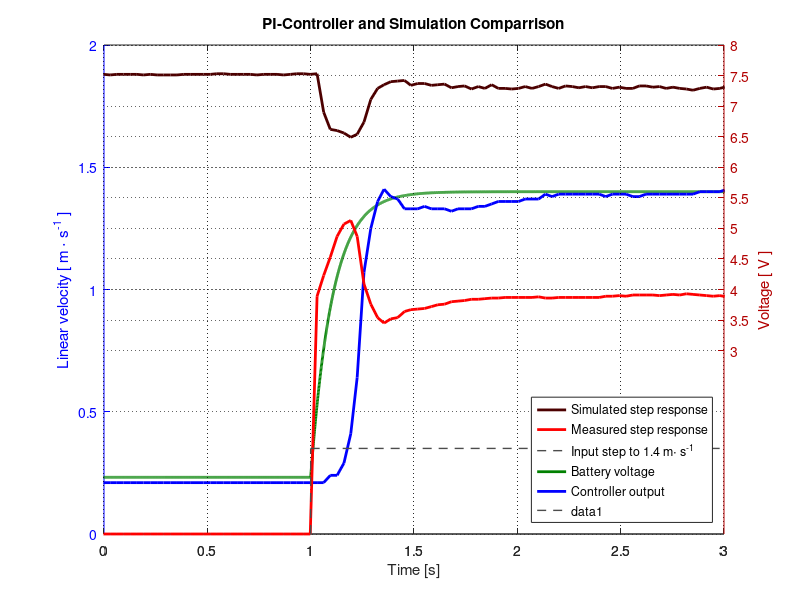

MATLAB code for this plot:
p = get(gcf, 'Position')           % These two lines makes the figuresappear the same
set(0, 'DefaultFigurePosition', p) % place on the screen as where you left them last
clear all
close all;
clc;

%csvwrite('simulationPIcalculated.csv', ScopeData3);
simData = csvread('simulationPIcalculated.csv', 0, 0);
simData(:,1) = simData(:,1)-2

data = csvread('LOG00294.csv'); % step 294 for calculated PI controller
                                % step 288 for tuned PI controller
                                % step 299 for P controller with feed forward
                                % step 316 (without) and 322 (width) anti-windup

%data = csvread('LOG00217.csv');%, 0, 0); 18 to 22    use step 16
data(:,1) = (data(:,1)-3970)/1000;
%data1 = csvread('LOG00224.csv');%, 0, 0);
%data1(:,1) = (data1(:,1)-4035)/1000;
%data2 = csvread('LOG00225.csv');%, 0, 0);
%data2(:,1) = (data2(:,1)-4035)/1000;
%data3 = csvread('LOG00227.csv');%, 0, 0);
%data3(:,1) = (data3(:,1)-4035)/1000;

%data(:,3) = data(:,3);%-5.5;

[AX, vel, bat] = plotyy( simData(:,1), simData(:,2), data(:,1), data(:,3));
%AX, vel, bat] = plotyy( data(:,1), data(:,2), data(:,1), data(:,3));
set(AX,'NextPlot','add')
plot(AX(1), data(:,1), data(:,2), 'Color', [0 0 1], 'LineWidth', 2);
pAdd = plot(AX(2), data(:,1), data(:,4) );
set(pAdd, 'Color', [1 0 0], 'LineWidth', 2 );


%pAdd = plot(AX(1), data(:,1), data(:,5) );
%set(pAdd, 'Color', [0 .5 0], 'LineWidth', 2 );

set(AX(1),'xlim',[0 3], 'ylim', [0 2], 'ycolor', [0 0 1]);
set(vel, 'Color', [0 .5 0], 'LineWidth', 2);
set(AX(2),'xlim',[0 3], 'ylim', [0 8], 'ycolor', [.7 0 0]);
set(bat, 'Color', [.3 0 0], 'LineWidth', 2);

hline = line([1 10], [1.4 1.4]);
%hline = line([1 10], [2 2]);
set(hline, 'Color', [.3 .3 .3], 'LineWidth', 1, 'LineStyle', '--');

legend('Simulated step response', 'Measured step response', 'Input step to 1.4 m\cdot s^{-1}', 'Battery voltage', 'Controller output', 'Location', 'southeast')
%legend('Measured step response', 'Input step to 2 m\cdot s^{-1}', 'Battery voltage', 'Controller output', 'Location', 'southeast')

hline = line([1 1], [0 1.4]);
%hline = line([1 1], [0 2]);
set(hline, 'Color', [.3 .3 .3], 'LineWidth', 1, 'LineStyle', '--');

%hline = line([1.129 1.129], [0 3]);
%set(hline, 'Color', [0 0 0], 'LineWidth', 1.3, 'LineStyle', ':');

%%%%%plot( data(:,1), data(:,3), 'k', 'LineWidth', 2);
%scatter( data(:,1), data(:,2), 100, [0 .3 0], '.' );


%plot( simData(:,1), simData(:,4), 'r', 'LineWidth', 2);
%plot( data1(:,1), data1(:,2), 'b', 'LineWidth', 2);
%scatter( data1(:,1), data1(:,2), 100, [0 .3 0], '.' );

%plot( simData(:,1), simData(:,6), 'r', 'LineWidth', 2);
%plot( data2(:,1), data2(:,2), 'b', 'LineWidth', 2);
%scatter( data2(:,1), data2(:,2), 100, [0 .3 0], '.' );

%plot( simData(:,1), simData(:,8), 'r', 'LineWidth', 2);
%plot( data3(:,1), data3(:,2), 'b', 'LineWidth', 2);
%scatter( data3(:,1), data3(:,2), 100, [0 .3 0], '.' );

%Title and axis labels added
title('PI-Controller and Simulation Comparrison')
xlabel('Time [s]')
ylabel(AX(1), 'Linear velocity [ m \cdot s^{-1} ]')
ylabel(AX(2), 'Voltage [ V ]')
%xlim([ 0 3 ]);

set(AX(1), 'Xgrid', 'on', 'Ygrid', 'on', 'ytick', [0 .5 1 1.5 2], 'GridLineStyle',':', 'GridColor', 'k', 'GridAlpha', .6)
set(AX(2), 'Xgrid', 'on', 'Ygrid', 'on', 'ytick', [3 3.5 4 4.5 5 5.5 6 6.5 7 7.5 8], 'GridLineStyle',':', 'GridColor', 'k', 'GridAlpha', .6)
